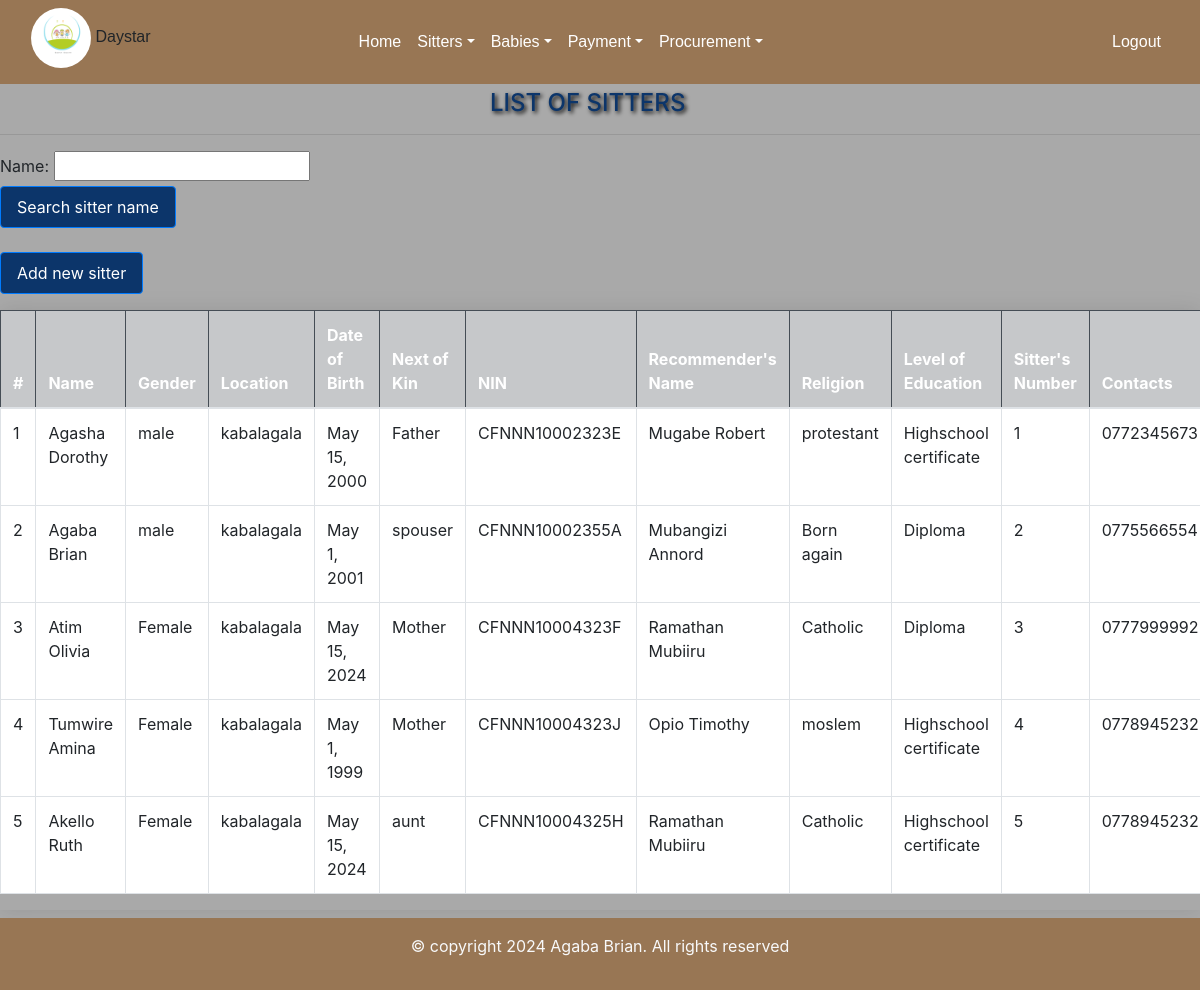
/sitterform/ (signed in), run on the app's committed database.
### day/models.py (models this page shows, shortened)
class Sitterform(models.Model):
    name=models.CharField(max_length=200)
    gender=models.CharField(choices=[('male', 'Male'),('Female', 'Female')], max_length=100)
    location=models.CharField(choices=[('kabalagala', 'kabalagala')], max_length=100)
    date_of_birth=models.DateField(default=timezone.now)
    next_of_kin=models.CharField( max_length=200)
    national_identification_number=models.CharField(max_length=200,validators=[NINvalidate])
    recommenders_name=models.CharField(max_length=200)
    religon=models.CharField(max_length=200,null=True, blank=True)
    level_of_education=models.CharField( choices=[('Diploma','Diploma'),('Highschool certificate','Highschool certificate'),('Others','Others')],max_length=200)
    sitter_number=models.CharField(unique=True,max_length=100)
    contacts=models.CharField(max_length=100,validators=[contactvalidate])
    date=models.DateField(default=timezone.now)

### day/views.py (the view)
# urls.py: path('sitterform/', views.sitterform, name='sitterform'),
@login_required
def sitterform(request):
    sitters=Sitterform.objects.all().order_by('id')
    sitter_filters=SitterFilter(request.GET,queryset=sitters)
    sitters=sitter_filters.qs
    return render(request,'sitterform.html',{'sitters':sitters,'sitter_filters':sitter_filters})

### day/templates/sitterform.html (shortened to what this page needs)
{% extends 'base.html' %}
{% load static %}
{% block content%}
</head>
<body>
<h4 class="mb-3">LIST OF SITTERS</h4><hr>
<form action="" method="GET"style="margin-right:450px;">
{{sitter_filters.form}}
<input type="submit" value="Search sitter name" class="btn btn-primary"/>
</form>
<br>
<a href="/adds" class="btn btn-primary mb-3">Add new sitter</a>
<div class="table_container">
<div class="table-responsive">
    <table class="table table-bordered table-hover">
        <thead class="table-dark">
            <tr class="table-dark">
                <th scope="col">#</th>
                <th scope="col">Name</th>
                <th scope="col">Gender</th>
                <th scope="col">Location</th>
                <th scope="col">Date of Birth</th>
                <th scope="col">Next of Kin</th>
                <th scope="col">NIN</th>
                <th scope="col">Recommender's Name</th>
                <th scope="col">Religion</th>
                <th scope="col">Level of Education</th>
                <th scope="col">Sitter's Number</th>
                <th scope="col">Contacts</th>
            </tr>
        </thead>
        <tbody>
            {% for sitter in sitters %}
            <tr style="background-color: white;">
                <td>{{ sitter.id }}</td>
                <td>{{ sitter.name }}</td>
                <td>{{ sitter.gender }}</td>
                <td>{{ sitter.location }}</td>
                <td>{{ sitter.date_of_birth }}</td>
                <td>{{ sitter.next_of_kin }}</td>
                <td>{{ sitter.national_identification_number }}</td>
                <td>{{ sitter.recommenders_name }}</td>
                <td>{{ sitter.religon }}</td>
                <td>{{ sitter.level_of_education }}</td>
                <td>{{ sitter.sitter_number }}</td>
                <td>{{ sitter.contacts }}</td>
            </tr>
            {% endfor %}
        </tbody>
    </table>
</div>
</div>
{% endblock %}

### day/templates/sitterform.html (style rules this page uses)
.table-responsive { box-shadow: 0 0 20px rgba(0, 0, 0, 0.1); }
h4 { margin-left:490px; margin-top:5px ; }
.table-responsive { overflow-x: auto; }
h4 { margin-left: 490px; margin-top: 5px; color:#0C356A; text-shadow: 2px 2px 4px #000000; }
body { background-color: darkgray; }
.btn-primary { background-color: #094f9f; }
.btn { background-color: #0c356a; color: white; transition: background-color 0.7s; text-decoration: none; padding: 8px 16px; border-radius: 4px; }

### data on the page
Sitterform: id "1", name "Agasha Dorothy", gender "male", location "kabalagala", date_of_birth "May 15, 2000", next_of_kin "Father", national_identification_number "CFNNN10002323E", recommenders_name "Mugabe Robert", religon "protestant", level_of_education "Highschool certificate", sitter_number "1", contacts "0772345673"
Sitterform: id "2", name "Agaba Brian", gender "male", location "kabalagala", date_of_birth "May 1, 2001", next_of_kin "spouser", national_identification_number "CFNNN10002355A", recommenders_name "Mubangizi Annord", religon "Born again", level_of_education "Diploma", sitter_number "2", contacts "0775566554"
Sitterform: id "3", name "Atim Olivia", gender "Female", location "kabalagala", date_of_birth "May 15, 2024", next_of_kin "Mother", national_identification_number "CFNNN10004323F", recommenders_name "Ramathan Mubiiru", religon "Catholic", level_of_education "Diploma", sitter_number "3", contacts "0777999992"
Sitterform: id "4", name "Tumwire Amina", gender "Female", location "kabalagala", date_of_birth "May 1, 1999", next_of_kin "Mother", national_identification_number "CFNNN10004323J", recommenders_name "Opio Timothy", religon "moslem", level_of_education "Highschool certificate", sitter_number "4", contacts "0778945232"
Sitterform: id "5", name "Akello Ruth", gender "Female", location "kabalagala", date_of_birth "May 15, 2024", next_of_kin "aunt", national_identification_number "CFNNN10004325H", recommenders_name "Ramathan Mubiiru", religon "Catholic", level_of_education "Highschool certificate", sitter_number "5", contacts "0778945232"
